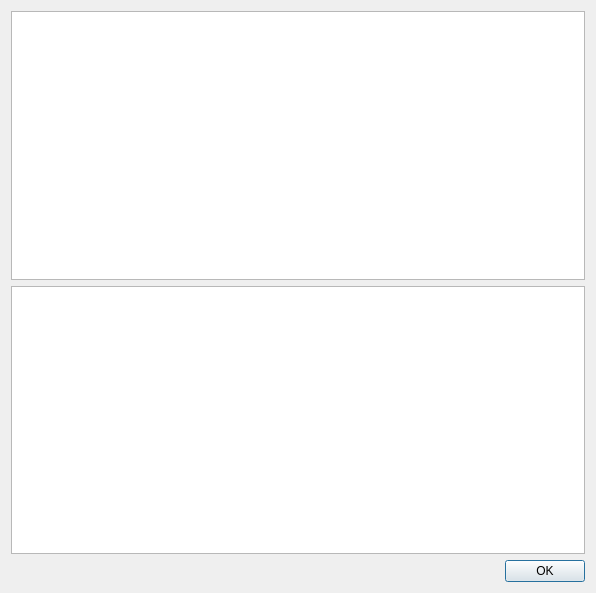
<?xml version="1.0" encoding="UTF-8"?>
<ui version="4.0">
 <class>Dialog</class>
 <widget class="QDialog" name="Dialog">
  <property name="geometry">
   <rect>
    <x>0</x>
    <y>0</y>
    <width>596</width>
    <height>593</height>
   </rect>
  </property>
  <property name="windowTitle">
   <string>Test results</string>
  </property>
  <layout class="QVBoxLayout" name="verticalLayout">
   <item>
    <widget class="QTreeWidget" name="resultsTree">
     <attribute name="headerVisible">
      <bool>false</bool>
     </attribute>
     <column>
      <property name="text">
       <string notr="true">1</string>
      </property>
     </column>
    </widget>
   </item>
   <item>
    <widget class="QTextBrowser" name="resultText"/>
   </item>
   <item>
    <widget class="QDialogButtonBox" name="buttonBox">
     <property name="orientation">
      <enum>Qt::Horizontal</enum>
     </property>
     <property name="standardButtons">
      <set>QDialogButtonBox::Ok</set>
     </property>
    </widget>
   </item>
  </layout>
 </widget>
 <resources/>
 <connections/>
</ui>
